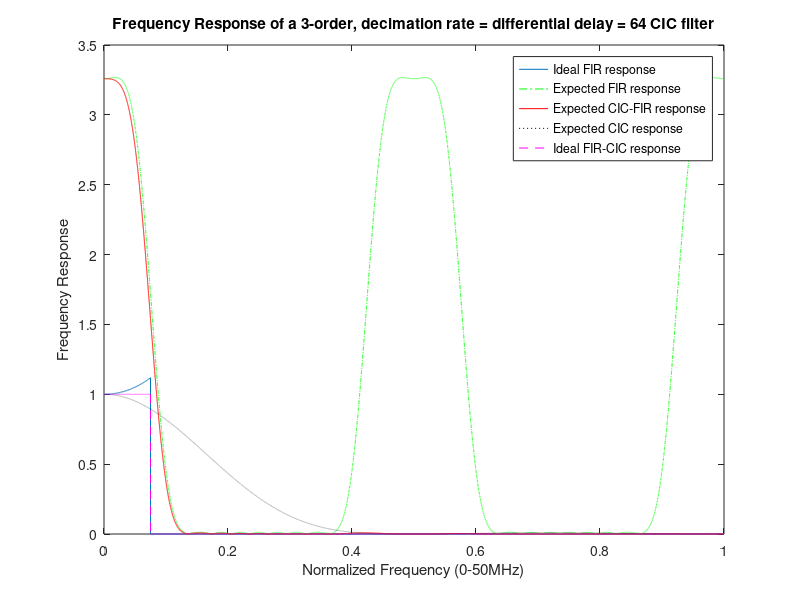
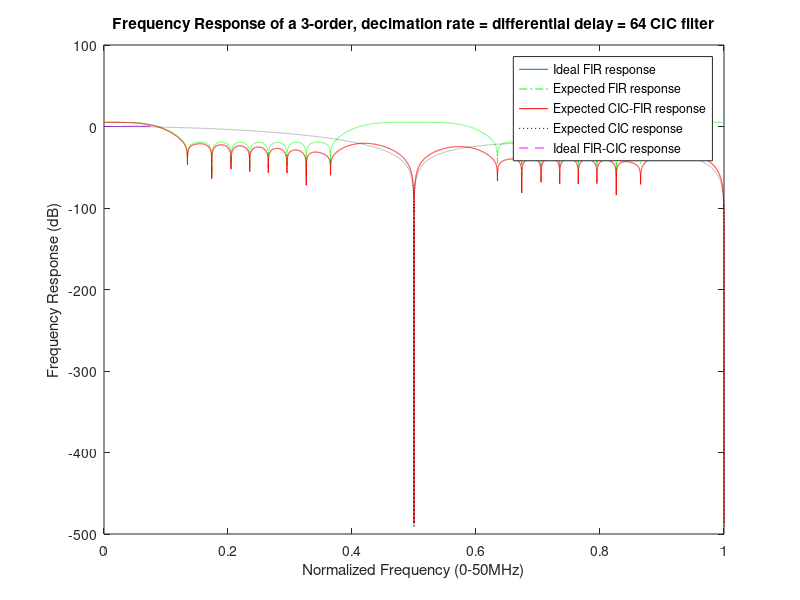

Here is the MATLAB script that generated these plots, in order:
%%%%% Adapted from http://www.altera.com/literature/an/an455.pdf


%%%%%% CIC filter parameters %%%%%%
R = 64; %% Decimation factor
M = 1; %% Differential delay
N = 3; %% Number of stages

B = 18; %% Coeffi. Bit-width
Fs = 1.6e9; %% (High) Sampling freq in Hz before decimation
passband = 0.3;
Fc = passband*(Fs/2)/R; %% Pass band edge in Hz


%%%%%%% fir2.m parameters %%%%%%
L = 16; %% Filter order; must be even
Fo = R*Fc/Fs; %% Fo = 0.75*(1/2) %% Normalized Cutoff freq; 0<Fo<=0.5/M;
% Fo = 0.5/M; %% use Fo=0.5 if you don't care responses are


%% outside the pass band
%%%%%%% CIC Compensator Design using fir2.m %%%%%%
p = 2e3; %% Granularity
s = 0.25/p; %% Step size
fp = [0:s:Fo]; %% Pass band frequency samples
fs = (Fo+s):s:0.5; %% Stop band frequency samples
f = [fp fs]*2; %% Normalized frequency samples; 0<=f<=1
Mp = ones(1,length(fp)); %% Pass band response; Mp(1)=1
Mp(2:end) = abs( M*R*sin(pi*fp(2:end)/R)./sin(pi*M*fp(2:end))).^N;
Mf = [Mp zeros(1,length(fs))];
f(end) = 1;
h = fir2(L,f,Mf); %% Filter length L+1

%disp(h);


h = h/max(h); %% Floating point coefficients
hz = round(h*power(2,B-1)-1); %% Fixed point coefficients



f_range = 4; % how many times alias
f_ind = [f 1:2*s:f_range]; % The step of frequencies is 2*s
n_f_range = (0.5*Fs/R)*f_range; % f_range in Htz

%[hh, w] = freqz(h, 1, length(f));
hf = n_f_range/length(f_ind):n_f_range/length(f_ind):n_f_range;
hf = hf';
hh= freqz(h, 1, hf, Fs/R);
%plot(f, Mf, w/pi, abs(hh))

%% Calculate the combined frequency response of CIC and FIR
%Cf = [fp fs];
%Cfp = abs( M*R*sin(pi*Cf/R)./sin(pi*M*Cf)).^-N;
Cf = hf'/(Fs/R);
Cfp = abs( M*R*sin(pi*Cf/R)./sin(pi*M*Cf)).^-N;
%Ffp = Mf.*(Cfp);
Ffp = abs(hh)'.*Cfp;



figure(1)
%plot(f, Mf, w/pi, abs(hh), 'g-.', f, Ffp, 'r', f, Cfp, 'k:', f, abs(Mf.*Cfp), 'm--');
plot(f_ind/f_range, [Mf, zeros(1, length(hf)-length(Mf))], hf/n_f_range, abs(hh), 'g-.', hf/n_f_range, Ffp, 'r', hf/n_f_range, Cfp, 'k:',f_ind/f_range, abs([Mf, zeros(1, length(hf)-length(Mf))].*Cfp), 'm--');
xlabel(['Normalized Frequency (0-', num2str(0.5*f_range*Fs/(R*1e6)), 'MHz)']);
ylabel('Frequency Response');
title(['Frequency Response of a ',num2str(N), '-order, decimation rate = differential delay = 64 CIC filter']);
legend('Ideal FIR response', 'Expected FIR response', 'Expected CIC-FIR response', 'Expected CIC response', 'Ideal FIR-CIC response');
figure(2)
%plot(f, 10*log10(Mf), w/pi, 10*log10(abs(hh)),'g-.', f, 10*log10(Ffp), 'r', f, 10*log10(Cfp), 'k:', f, 10*log10(abs(Mf.*Cfp)), 'm--');
plot(f_ind/f_range, 10*log10([Mf, zeros(1, length(hf)-length(Mf))]), hf/n_f_range, 10*log10(abs(hh)), 'g-.', hf/n_f_range, 10*log10(Ffp), 'r', hf/n_f_range, 10*log10(Cfp), 'k:', f_ind/f_range, 10*log10(abs([Mf, zeros(1, length(hf)-length(Mf))].*Cfp)), 'm--');
xlabel(['Normalized Frequency (0-', num2str(0.5*f_range*Fs/(R*1e6)), 'MHz)']);
ylabel('Frequency Response (dB)');
title(['Frequency Response of a ',num2str(N), '-order, decimation rate = differential delay = 64 CIC filter']);
legend('Ideal FIR response', 'Expected FIR response', 'Expected CIC-FIR response', 'Expected CIC response', 'Ideal FIR-CIC response');


shz = size(hz);
strhz = '[';
strh = '[';
for i = 1:shz(1,2)
    strhz = [strhz, num2str(hz(i)), ', '];
    strh = [strh, num2str(h(i)), ', '];
end
strhz = [strhz, ']'];
strh = [strh, ']'];
%disp(strhz);
disp(strh);

dlmwrite(['dec', num2str(R), '_order', num2str(N), '_fir0', num2str(10*passband), '.txt'], h, ' ');

%%% [3, -1012, 1101, 2206, -5712, -738, 15184, -11375, -29048, 57685,
%%% 131071, 57685, -29048, -11375, 15184, -738, -5712, 2206, 1101, -1012, 3]
